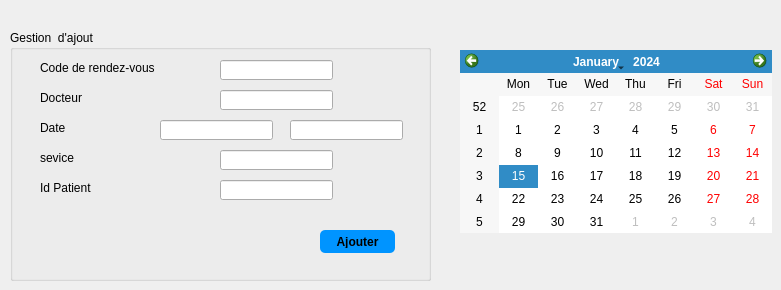
        <widget class="QWidget" name="tab_13">
         <attribute name="title">
          <string>Ajouter RDV</string>
         </attribute>
         <widget class="QGroupBox" name="groupBox_2">
          <property name="geometry">
           <rect>
            <x>10</x>
            <y>30</y>
            <width>421</width>
            <height>251</height>
           </rect>
          </property>
          <property name="title">
           <string>Gestion  d'ajout</string>
          </property>
          <widget class="QLabel" name="label_9">
           <property name="geometry">
            <rect>
             <x>30</x>
             <y>30</y>
             <width>131</width>
             <height>16</height>
            </rect>
           </property>
           <property name="text">
            <string>Code de rendez-vous</string>
           </property>
          </widget>
          <widget class="QLabel" name="label_10">
           <property name="geometry">
            <rect>
             <x>30</x>
             <y>60</y>
             <width>71</width>
             <height>16</height>
            </rect>
           </property>
           <property name="text">
            <string>Docteur</string>
           </property>
          </widget>
          <widget class="QLabel" name="label_11">
           <property name="geometry">
            <rect>
             <x>30</x>
             <y>90</y>
             <width>81</width>
             <height>16</height>
            </rect>
           </property>
           <property name="text">
            <string>Date</string>
           </property>
          </widget>
          <widget class="QLabel" name="label_12">
           <property name="geometry">
            <rect>
             <x>30</x>
             <y>120</y>
             <width>71</width>
             <height>16</height>
            </rect>
           </property>
           <property name="text">
            <string>sevice</string>
           </property>
          </widget>
          <widget class="QLabel" name="label_13">
           <property name="geometry">
            <rect>
             <x>30</x>
             <y>150</y>
             <width>71</width>
             <height>16</height>
            </rect>
           </property>
           <property name="text">
            <string>Id Patient</string>
           </property>
          </widget>
          <widget class="QLineEdit" name="ID_3a">
           <property name="geometry">
            <rect>
             <x>210</x>
             <y>150</y>
             <width>113</width>
             <height>20</height>
            </rect>
           </property>
          </widget>
          <widget class="QLineEdit" name="CodeRDV">
           <property name="geometry">
            <rect>
             <x>210</x>
             <y>30</y>
             <width>113</width>
             <height>20</height>
            </rect>
           </property>
          </widget>
          <widget class="QLineEdit" name="Docteur">
           <property name="geometry">
            <rect>
             <x>210</x>
             <y>60</y>
             <width>113</width>
             <height>20</height>
            </rect>
           </property>
          </widget>
          <widget class="QLineEdit" name="Servicea">
           <property name="geometry">
            <rect>
             <x>210</x>
             <y>120</y>
             <width>113</width>
             <height>20</height>
            </rect>
           </property>
          </widget>
          <widget class="QLineEdit" name="datea">
           <property name="geometry">
            <rect>
             <x>150</x>
             <y>90</y>
             <width>113</width>
             <height>20</height>
            </rect>
           </property>
          </widget>
          <widget class="QLineEdit" name="timea">
           <property name="geometry">
            <rect>
             <x>280</x>
             <y>90</y>
             <width>113</width>
             <height>20</height>
            </rect>
           </property>
          </widget>
          <widget class="QPushButton" name="pb_ajouter_2">
           <property name="geometry">
            <rect>
             <x>310</x>
             <y>200</y>
             <width>75</width>
             <height>23</height>
            </rect>
           </property>
           <property name="styleSheet">
            <string notr="true">QPushButton {
padding: 5px;
border-radius: 5px;
background-color:#0094ff;
font-weight: bold;
}
QPushButton:hover
{
color :white;
}</string>
           </property>
           <property name="text">
            <string>Ajouter</string>
           </property>
          </widget>
         </widget>
         <widget class="QCalendarWidget" name="calendarWidget_2">
          <property name="geometry">
           <rect>
            <x>460</x>
            <y>50</y>
            <width>312</width>
            <height>183</height>
           </rect>
          </property>
         </widget>
        </widget>
